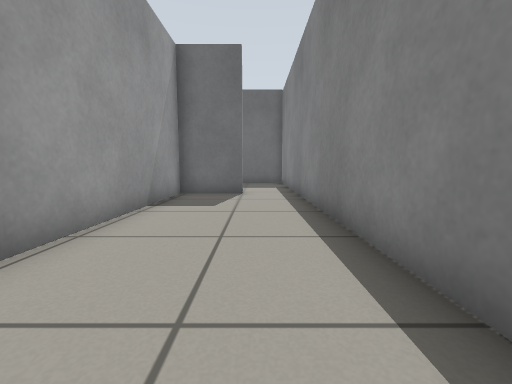
View 1 (above)

16 first-person views from a walk through a Gazebo world. The camera is 0.5 m above the floor, tilts 6° down and sees 90° across. The floor is counted in squares, 0.5 m on a side. Each view is taken from the middle of a square. On the plan, view 1 faces up. The plan holds only what a view shows up to about 11 squares ahead; the rest is blank.

View 2
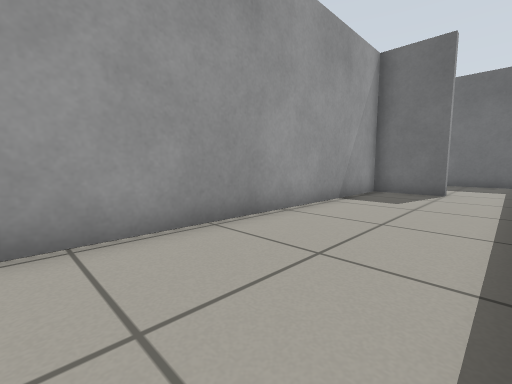

View 3
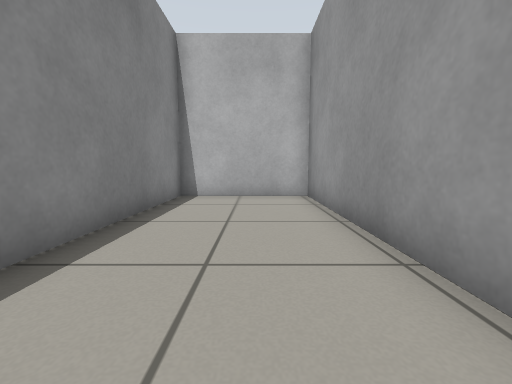

View 4
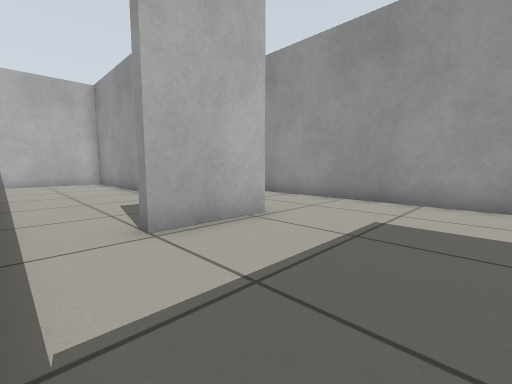

View 5
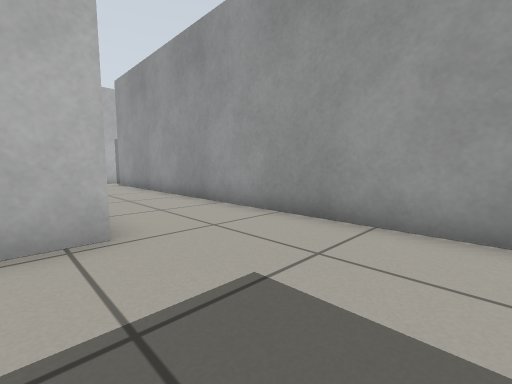

View 6
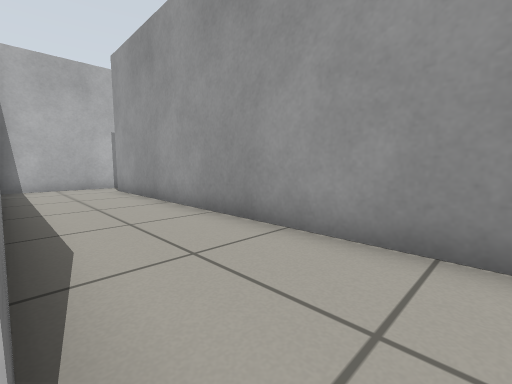

View 7
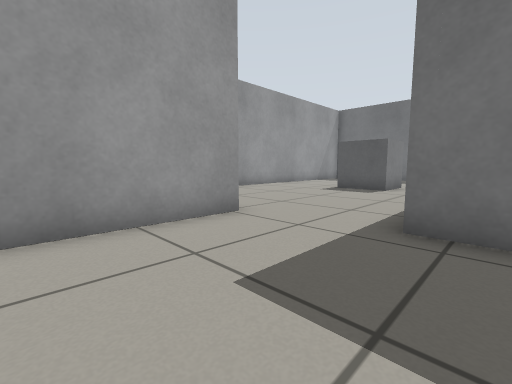

View 8
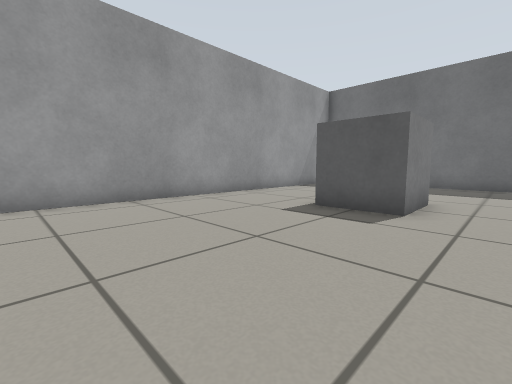

View 9
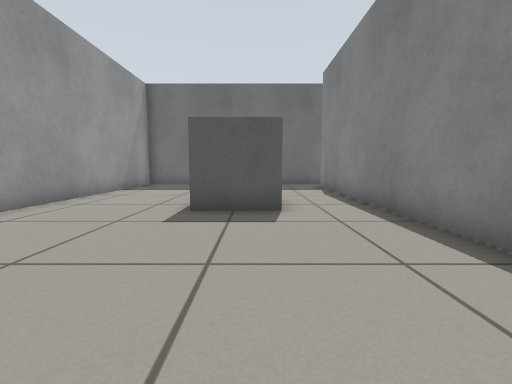

View 10
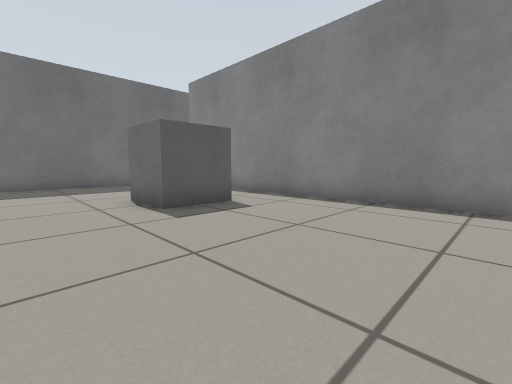

View 11
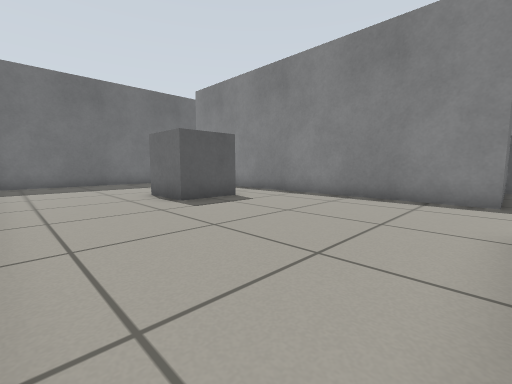

View 12
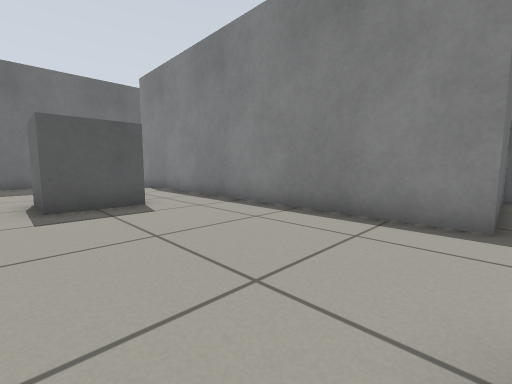

View 13
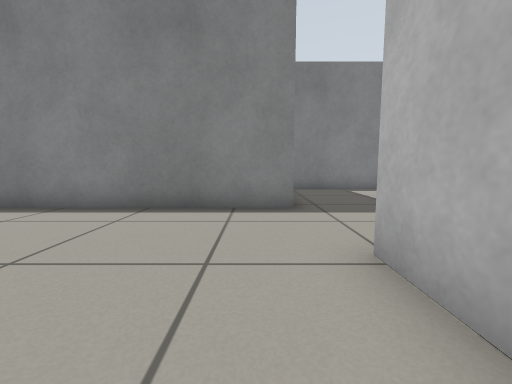

View 14
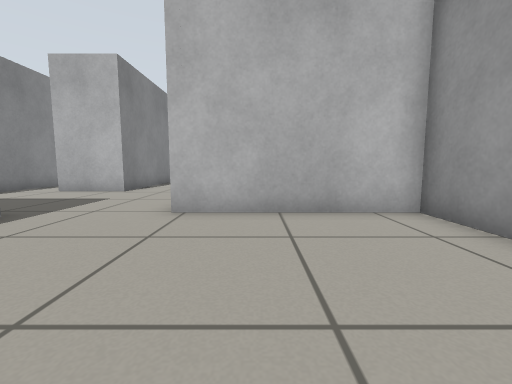

View 15
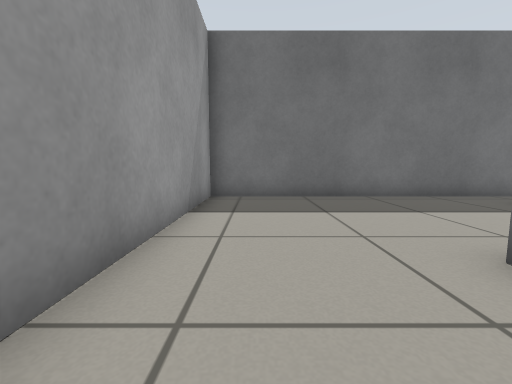

View 16
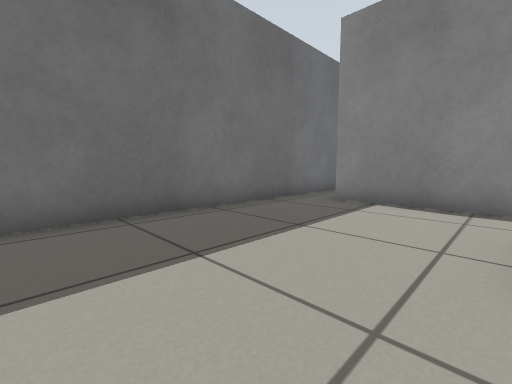

### Floor plan
Ten units are one square. View 1 is at (0, 0); x grows to the right and y downward. Boxes are objects, and circles mark ways between rooms. Rooms are numbered by the first view taken in them; rooms with no view inside come last. Other rooms are left out.
<svg viewBox="-119 -286 138 314">
<path fill="none" stroke="#000" d="M-5 -90 -27 -90 -27 23 14 23 14 -84M-31 -56 -31 -93 -5 -93 -5 -90M14 -84 14 -141 -31 -141M-62 -137 -62 9M-55 23 -29 23M-114 -156 -114 -137 -62 -137M-31 -141 -31 -266M-26 -281 -114 -281 -114 -174"/>
<rect x="-75" y="-225" width="20" height="20" fill="#bbb"><title>grey box</title></rect>
<circle cx="5" cy="-90" r="3" fill="#2a7"/>
<circle cx="-45" cy="-140" r="3" fill="#2a7"/>
<text x="-10" y="-30">1</text>
<text x="-40" y="-80">2</text>
<text x="-70" y="-210">3</text>
</svg>
Room 1 opens to room 2. Room 2 opens to room 3.

Where each view was taken, in squares from view 1:
view 1: 0 up, 0 right, facing up
view 2: 1 down, 1 right, facing up-left
view 3: 6 up, 1 left, facing down
view 4: 13 up, 1 right, facing down-left
view 5: 13 up, 2 left, facing down-left
view 6: 10 up, 3 left, facing down-left
view 7: 10 up, 2 left, facing up-left
view 8: 15 up, 4 left, facing up-left
view 9: 15 up, 6 left, facing up
view 10: 15 up, 10 left, facing up-right
view 11: 14 up, 11 left, facing up-right
view 12: 14 up, 8 left, facing up-right
view 13: 15 up, 9 left, facing right
view 14: 19 up, 8 left, facing down
view 15: 20 up, 10 left, facing up
view 16: 23 up, 10 left, facing up-right
